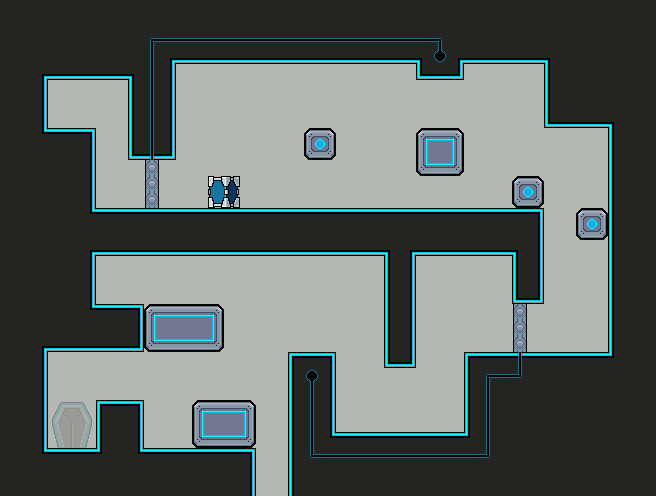

Tiled map render using the project's own tile images. Description and the map definition, with tile-layer contents summarised, below:
An orthogonal 41x31 tile map with 16x16 px tiles, 1 tile layer (Tile Layer 1), 2 tilesets and 18 objects.

<map version="1.0" orientation="orthogonal" renderorder="right-down" width="41" height="31" tilewidth="16" tileheight="16">
 <tileset firstgid="1" source="main.tsx" />
 <tileset firstgid="501" source="objects.tsx" />
 <layer name="Tile Layer 1" width="41" height="31">
  <data>[1271 cells, 1271 non-empty, 51 distinct tile ids]</data>
 </layer>
 <objectgroup name="Object Layer 1">
  <object gid="501" x="40" y="464" />
  <object gid="510" x="80" y="324" />
  <object gid="507" x="280" y="376" />
  <object gid="506" x="464" y="372" />
  <object gid="515" x="184" y="420" />
  <object gid="515" x="344" y="228" />
  <object gid="505" x="552" y="376" />
  <object gid="505" x="408" y="152" />
  <object gid="511" x="408" y="136" />
  <object gid="515" x="288" y="148" />
  <object gid="505" x="312" y="456" />
  <object gid="505" x="400" y="456" />
  <object gid="505" x="192" y="200" />
  <object gid="505" x="456" y="232" />
  <object gid="505" x="528" y="376" />
  <object gid="503" x="440" y="136" />
  <object gid="504" x="40" y="136" />
  <object gid="514" x="120" y="472" />
 </objectgroup>
</map>
